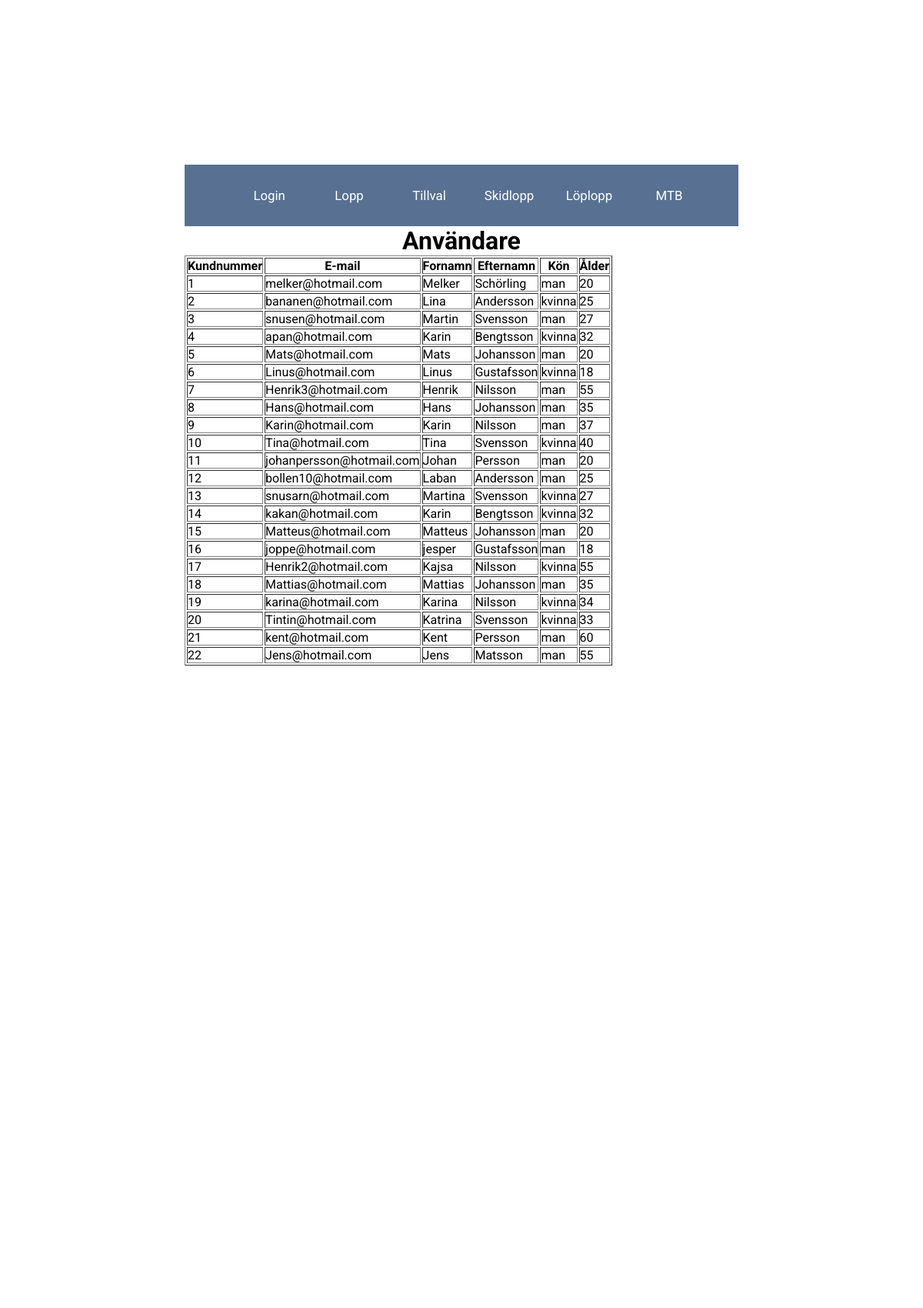
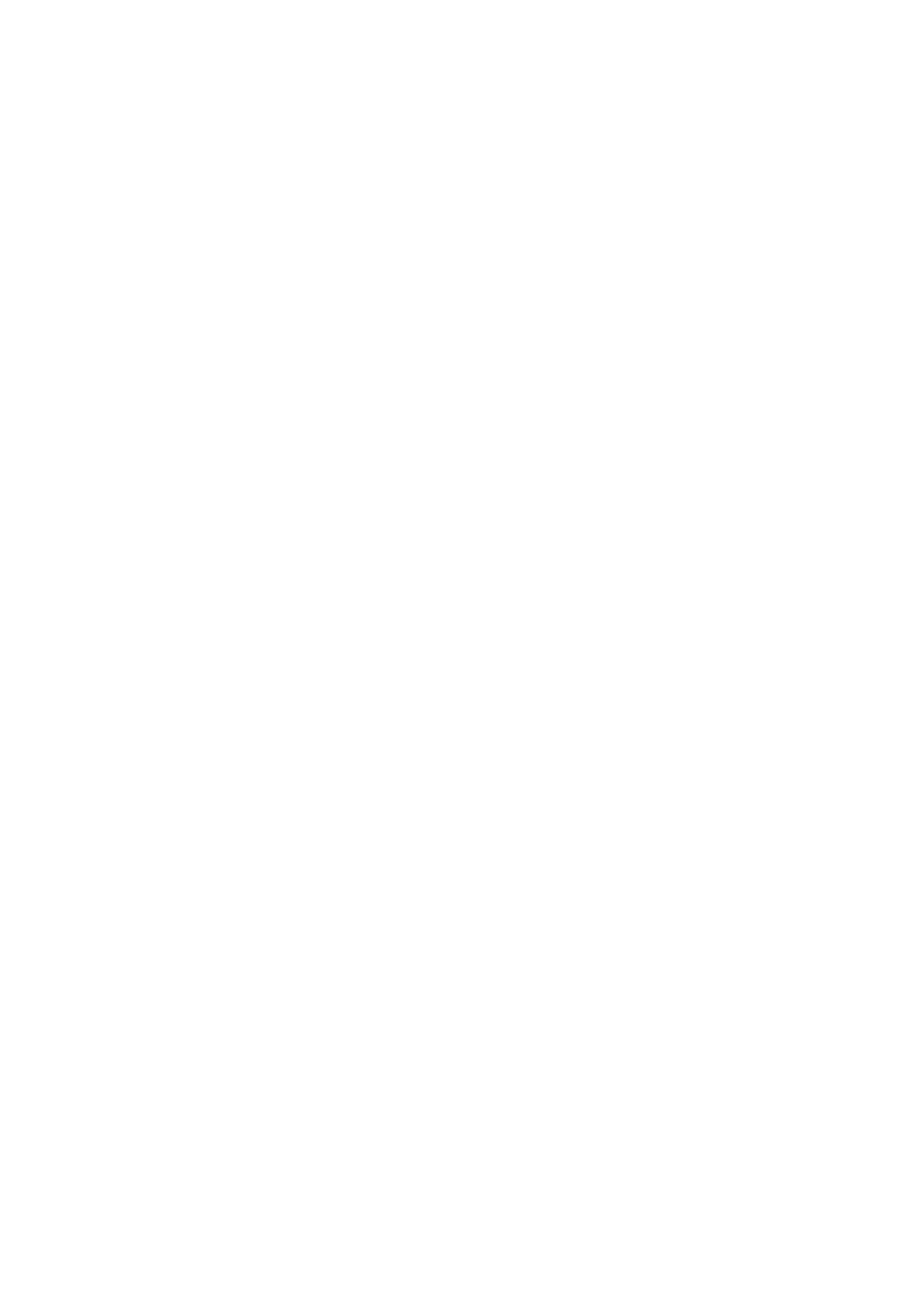
The page /back_office_user.php (signed in, upper part) on the database its author committed (2 pictures, top to bottom).
### tables this page shows
create table users(
	kundnr 		int	auto_increment,
    usrMail 	varchar(255),
    usrPw 		varchar(255),
    fornamn		varchar(255),
    efternamn	varchar(255),
    mobilnr		varchar(255),
    kon			varchar(255),
    alder		varchar(255),
    adress		varchar(255),
	stad		varchar(255),
    land		varchar(255),
    klubb		varchar(255),
    typperson	smallint default 1,  
    primary key (kundnr)
);

### back_office_user.php (the view, shortened to what this page needs)
<!DOCTYPE HTML>
<html>
<head>
  <link rel="stylesheet" type="text/css" href="style.css">
</head>
<body><br>
<h1 id="titel">Skidloppet AB Backoffice</h1>
<br><br>
<header>
<ul id="navback">
	<li class="navliback"><a class="navcontentback" href="back_office_login.php">Login</a></li>
	<li class="navliback"><a class="navcontentback" href="back_office_nyalopp.php">Lopp</a></li>
	<li class="navliback"><a class="navcontentback" href="back_office_nyatillval.php">Tillval</a></li>
	<li class="navliback"><a class="navcontentback" href="back_office_tillval_skidlopp.php">Skidlopp</a></li>
	<li class="navliback"><a class="navcontentback" href="back_office_tillval_loplopp.php">Löplopp</a></li>
	<li class="navliback"><a class="navcontentback" href="back_office_tillval_mtb.php">MTB</a></li>
	<li class="navliback"><a class="navcontentback" href="back_office_deltagare.php">Deltagare</a></li>
	<li class="navliback"><a class="navcontentback" href="back_office_admin.php">Admin</a></li>
	<li class="navliback"><a class="navcontentback" href="back_office_feedback.php">Feedback</a></li>
	<li class="navliback"><a class="navcontentback" href="back_office_logout.php">Logga ut </a></li>
</ul>
</header>
<h1 id="header"> Användare</h1>
<div id="wrapper_backoffice">
<?php
include ("connection.php");
echo "<table border='1' align='center'>";
echo "<tr>";
echo "<th>Kundnummer</th>";
echo "<th>E-mail</th>";
echo "<th>Fornamn</th>";
echo "<th>Efternamn</th>";
echo "<th>Kön</th>";
echo "<th>Ålder</th>";
foreach ($dbc->query("SELECT * from users") as $row) {
		echo "<tr>";
		echo "<td>".$row['kundnr']."</td>";
		echo "<td>".$row['usrMail']."</td>";
		echo "<td>".$row['fornamn']."</td>";
		echo "<td>".$row['efternamn']."</td>";
		echo "<td>".$row['kon']."</td>";
		echo "<td>".$row['alder']."</td>";
		echo "</tr>";
}
echo "</tr>";
echo "</table>";
?>
</div>
</body>
</html>

### style.css (style rules this page uses)
* { padding:0px; margin:0px; font-family: 'roboto', monospace; }
body { font-family: 'roboto', sans-serif; margin: 0px; background: url(pictures/test.jpeg) no-repeat center center fixed; -webkit-background-size: cover; -moz-background-size: cover; -o-background-size: cover; background-size: cover; }
ul { list-style:none; }
a { color:black; }
#titel { text-align:center; padding-bottom:50px; padding-top:50px; font-size:3em; letter-spacing: 12px; color:white; }
header { background-color: #587092; color:#fff; max-width:60%; min-height:60px; margin:auto; }
#wrapper_backoffice { background-color:#fff; max-width: 60%; margin: auto; height:5000px; }
h1, h2, h3 { text-align:center; }
#navback { list-style-type:none; text-align:center; height:80px; }
.navliback { display:inline-block; width:100px; text-align: center; color:white; font-size:14px; }
.navcontentback { display:block; height:20px; width:120px; margin-top:30px; font-size:1.2em; color:white; }
.navcontentback:link { text-decoration:none; }

### rows shown on the page
users: kundnr "1", usrMail "melker@hotmail.com", fornamn "Melker", efternamn "Schörling", kon "man", alder "20"
users: kundnr "2", usrMail "bananen@hotmail.com", fornamn "Lina", efternamn "Andersson", kon "kvinna", alder "25"
users: kundnr "3", usrMail "snusen@hotmail.com", fornamn "Martin", efternamn "Svensson", kon "man", alder "27"
users: kundnr "4", usrMail "apan@hotmail.com", fornamn "Karin", efternamn "Bengtsson", kon "kvinna", alder "32"
users: kundnr "5", usrMail "Mats@hotmail.com", fornamn "Mats", efternamn "Johansson", kon "man", alder "20"
users: kundnr "6", usrMail "Linus@hotmail.com", fornamn "Linus", efternamn "Gustafsson", kon "kvinna", alder "18"
users: kundnr "7", usrMail "Henrik3@hotmail.com", fornamn "Henrik", efternamn "Nilsson", kon "man", alder "55"
users: kundnr "8", usrMail "Hans@hotmail.com", fornamn "Hans", efternamn "Johansson", kon "man", alder "35"
users: kundnr "9", usrMail "Karin@hotmail.com", fornamn "Karin", efternamn "Nilsson", kon "man", alder "37"
users: kundnr "10", usrMail "Tina@hotmail.com", fornamn "Tina", efternamn "Svensson", kon "kvinna", alder "40"
users: kundnr "11", usrMail "johanpersson@hotmail.com", fornamn "Johan", efternamn "Persson", kon "man", alder "20"
users: kundnr "12", usrMail "bollen10@hotmail.com", fornamn "Laban", efternamn "Andersson", kon "man", alder "25"
users: kundnr "13", usrMail "snusarn@hotmail.com", fornamn "Martina", efternamn "Svensson", kon "kvinna", alder "27"
users: kundnr "14", usrMail "kakan@hotmail.com", fornamn "Karin", efternamn "Bengtsson", kon "kvinna", alder "32"
users: kundnr "15", usrMail "Matteus@hotmail.com", fornamn "Matteus", efternamn "Johansson", kon "man", alder "20"
users: kundnr "16", usrMail "joppe@hotmail.com", fornamn "jesper", efternamn "Gustafsson", kon "man", alder "18"
users: kundnr "17", usrMail "Henrik2@hotmail.com", fornamn "Kajsa", efternamn "Nilsson", kon "kvinna", alder "55"
users: kundnr "18", usrMail "Mattias@hotmail.com", fornamn "Mattias", efternamn "Johansson", kon "man", alder "35"
users: kundnr "19", usrMail "karina@hotmail.com", fornamn "Karina", efternamn "Nilsson", kon "kvinna", alder "34"
users: kundnr "20", usrMail "Tintin@hotmail.com", fornamn "Katrina", efternamn "Svensson", kon "kvinna", alder "33"
users: kundnr "21", usrMail "kent@hotmail.com", fornamn "Kent", efternamn "Persson", kon "man", alder "60"
users: kundnr "22", usrMail "Jens@hotmail.com", fornamn "Jens", efternamn "Matsson", kon "man", alder "55"
